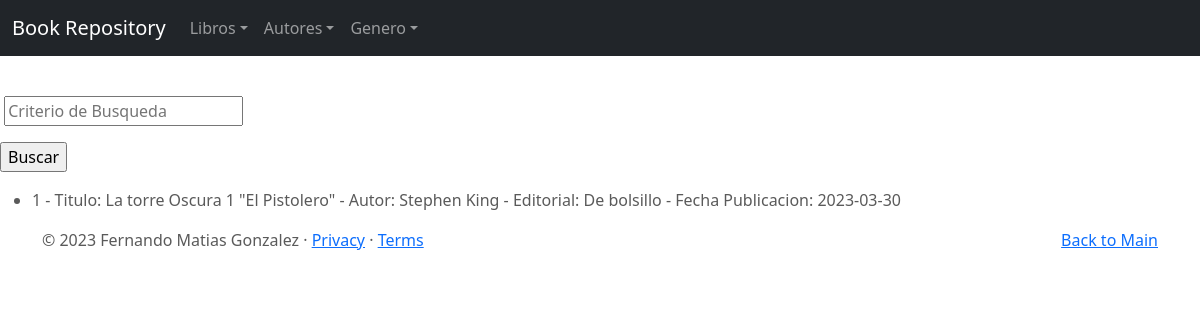
Before: /libro/list with the older database file.
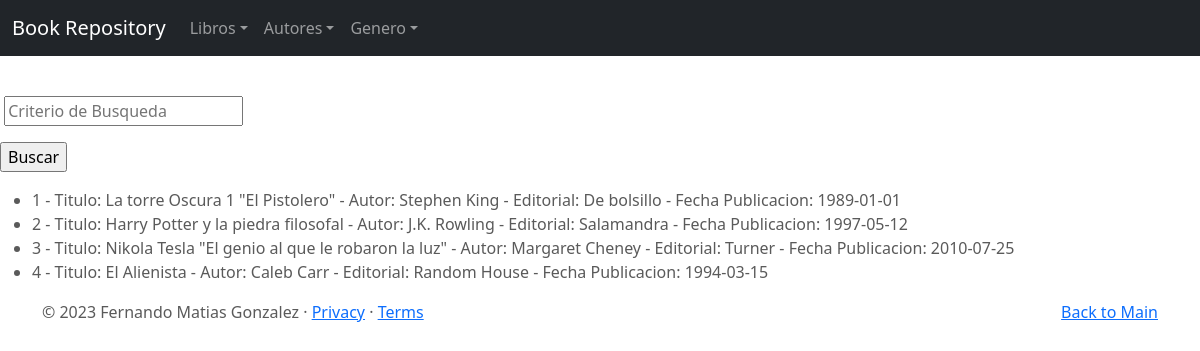
After: the same page with the newer database file.
### nueva_entrega/models.py (models this page shows)
class Libro(models.Model):
    titulo = models.CharField(max_length=100)
    autor = models.CharField(max_length=100)
    editorial = models.CharField(max_length=100)
    fecha_publicacion = models.DateField()
    def __str__(self):
        return f"{self.id} - Titulo: {self.titulo} - Autor: {self.autor} - Editorial: {self.editorial} - Fecha Publicacion: {self.fecha_publicacion}"

### nueva_entrega/views.py (the view)
# urls.py: path('libro/list', LibroList.as_view(), name="libro-list"),
class LibroList(ListView):
    model = Libro
    def get_queryset(self):
        criterio = self.request.GET.get('criterio')
        if criterio:
            book = Libro.objects.filter(titulo__icontains=criterio)
        else:
            book = Libro.objects.all()
        return book

### nueva_entrega/templates/nueva_entrega/libro_list.html (shortened to what this page needs)
{% extends "nueva_entrega/base.html" %}
{% block main %}
<br>
<form action="?" method="GET">
    <p>
        <input type="text" name="criterio" value= "{{ request.get.criterio }}" maxlength="100" required="" id="" placeholder="Criterio de Busqueda">
      </p>
      <p>
        <input type="submit" value="Buscar">
      </p>
</form>
    <ul>
    {% for libro in object_list  %}
    <li>
        {{libro}}
    </li>
    {% empty %}
    No existen registos
    {% endfor %}
    </ul>
{% endblock %}

Changed rows visible on the page:
changed Libro: id+titulo+autor "1 - Titulo: La torre Oscura 1 \"El Pistolero\" - Autor: Stephen King - Editorial: De bolsillo - Fecha Publicacion: 2023-03-30" → "1 - Titulo: La torre Oscura 1 \"El Pistolero\" - Autor: Stephen King - Editorial: De bolsillo - Fecha Publicacion: 1989-01-01"
added Libro: id+titulo+autor "2 - Titulo: Harry Potter y la piedra filosofal - Autor: J.K. Rowling - Editorial: Salamandra - Fecha Publicacion: 1997-05-12"
added Libro: id+titulo+autor "3 - Titulo: Nikola Tesla \"El genio al que le robaron la luz\" - Autor: Margaret Cheney - Editorial: Turner - Fecha Publicacion: 2010-07-25"
added Libro: id+titulo+autor "4 - Titulo: El Alienista - Autor: Caleb Carr - Editorial: Random House - Fecha Publicacion: 1994-03-15"
